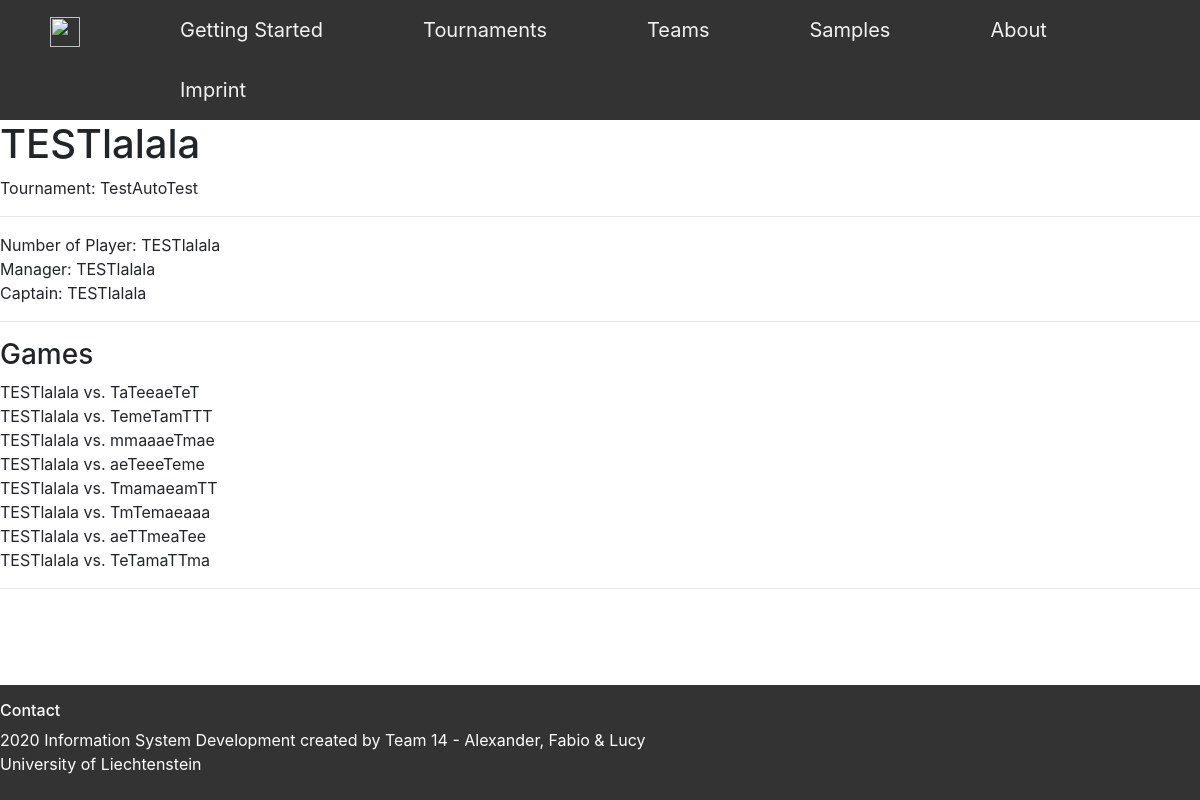
/Team/132/, run on the app's committed database.
### Team/models.py (models this page shows, shortened)
class Team(models.Model):
    TeamName = models.CharField(max_length=120)
    NrOfPlayer = models.DecimalField(default=6, decimal_places=0, max_digits=2, validators=[MinValueValidator(5), MaxValueValidator(30)])
    Manager = models.CharField(max_length=120, default="")
    Captain = models.CharField(max_length=120, default="")
    Tournament = models.ForeignKey(Tournament, blank=True, null=True, on_delete=models.CASCADE)

### Tournament/models.py (models this page shows, shortened)
class Tournament(models.Model):
    TOURNAMENT_CHOICES = (
        ('8 Teams', '8 Teams'),
        ('16 Teams', '16 Teams'),
        ('32 Teams', '32 Teams'),
    )
    TournamentName = models.CharField(max_length=120)
    TournamentSize = models.CharField(max_length=120, choices=TOURNAMENT_CHOICES, default='Tournamentsize')
    def __str__(self):
        return self.TournamentName

### Team/views.py (the view)
# urls.py: path('<int:pk>/', (views.TeamDetailsView.as_view()), name='Details'),
class TeamDetailsView(View):
    def get(self, request, *args, **kwargs):
        team = Team.objects.get(pk=kwargs["pk"])
        opponents = Team.objects.filter(Tournament=team.Tournament).exclude(TeamName=team.TeamName)
        return render(request, "Team/TeamDetails.html", context={
            "pk": kwargs["pk"],
            "team": team,
            "opponents": opponents
        })

### templates/Team/TeamDetails.html
{% extends 'Base/base_3_content.html' %}
{% load static %}
{% block mainContent %}
    <h1>{{ team.TeamName }}</h1>
    Tournament: {{ team.Tournament }}
{% endblock %}
{% block mainContent2 %}
    Number of Player: {{ team.TeamName }}<br>
    Manager: {{ team.TeamName }}<br>
    Captain: {{ team.TeamName }}
{% endblock %}
{% block mainContent3 %}
<h3>Games</h3>
    {% for obj in opponents %}
        {{ team.TeamName }} vs. {{ obj.TeamName }}<br>
    {% endfor %}
{% endblock %}

### data on the page
Team: TeamName "TESTlalala", Tournament "TestAutoTest"
Team: TeamName "TaTeeaeTeT"
Team: TeamName "TemeTamTTT"
Team: TeamName "mmaaaeTmae"
Team: TeamName "aeTeeeTeme"
Team: TeamName "TmamaeamTT"
Team: TeamName "TmTemaeaaa"
Team: TeamName "aeTTmeaTee"
Team: TeamName "TeTamaTTma"
